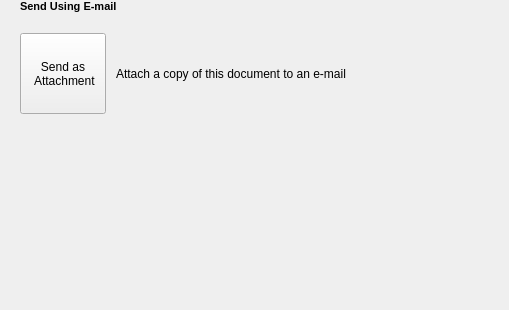
<?xml version="1.0" encoding="UTF-8"?>
<ui version="4.0">
 <class>SaveEmailPage</class>
 <widget class="Qtitan::RibbonBackstagePage" name="SaveEmailPage">
  <property name="geometry">
   <rect>
    <x>0</x>
    <y>0</y>
    <width>509</width>
    <height>310</height>
   </rect>
  </property>
  <property name="windowTitle">
   <string>SaveEmailPage</string>
  </property>
  <layout class="QHBoxLayout" name="horizontalLayout_2">
   <property name="spacing">
    <number>0</number>
   </property>
   <property name="leftMargin">
    <number>20</number>
   </property>
   <property name="topMargin">
    <number>0</number>
   </property>
   <property name="rightMargin">
    <number>0</number>
   </property>
   <property name="bottomMargin">
    <number>0</number>
   </property>
   <item>
    <layout class="QVBoxLayout" name="verticalLayout" stretch="0,0,0,1">
     <property name="spacing">
      <number>10</number>
     </property>
     <property name="sizeConstraint">
      <enum>QLayout::SetDefaultConstraint</enum>
     </property>
     <property name="topMargin">
      <number>0</number>
     </property>
     <property name="rightMargin">
      <number>0</number>
     </property>
     <item>
      <widget class="QLabel" name="label_2">
       <property name="text">
        <string>&lt;!DOCTYPE HTML PUBLIC &quot;-//W3C//DTD HTML 4.0//EN&quot; &quot;http://www.w3.org/TR/REC-html40/strict.dtd&quot;&gt;
&lt;html&gt;&lt;head&gt;&lt;meta name=&quot;qrichtext&quot; content=&quot;1&quot; /&gt;&lt;style type=&quot;text/css&quot;&gt;
p, li { white-space: pre-wrap; }
&lt;/style&gt;&lt;/head&gt;&lt;body style=&quot; font-family:'MS Shell Dlg 2'; font-size:8.25pt; font-weight:400; font-style:normal;&quot;&gt;
&lt;p style=&quot; margin-top:0px; margin-bottom:0px; margin-left:0px; margin-right:0px; -qt-block-indent:0; text-indent:0px;&quot;&gt;&lt;span style=&quot; font-size:8pt; font-weight:600;&quot;&gt;Send Using E-mail&lt;/span&gt;&lt;/p&gt;&lt;/body&gt;&lt;/html&gt;</string>
       </property>
      </widget>
     </item>
     <item>
      <widget class="Qtitan::RibbonBackstageSeparator" name="backstageSeparator"/>
     </item>
     <item>
      <layout class="QHBoxLayout" name="horizontalLayout">
       <item>
        <widget class="Qtitan::RibbonBackstageButton" name="backstageButton">
         <property name="minimumSize">
          <size>
           <width>86</width>
           <height>81</height>
          </size>
         </property>
         <property name="maximumSize">
          <size>
           <width>86</width>
           <height>81</height>
          </size>
         </property>
         <property name="text">
          <string>Send as 
 Attachment</string>
         </property>
         <property name="toolButtonStyle">
          <enum>Qt::ToolButtonTextOnly</enum>
         </property>
        </widget>
       </item>
       <item>
        <widget class="QLabel" name="label">
         <property name="text">
          <string>Attach a copy of this document to an e-mail </string>
         </property>
        </widget>
       </item>
      </layout>
     </item>
     <item>
      <widget class="QLabel" name="label_3">
       <property name="text">
        <string/>
       </property>
      </widget>
     </item>
    </layout>
   </item>
  </layout>
 </widget>
 <customwidgets>
  <customwidget>
   <class>Qtitan::RibbonBackstageButton</class>
   <extends>QToolButton</extends>
   <header>QtnRibbonBackstageView.h</header>
  </customwidget>
  <customwidget>
   <class>Qtitan::RibbonBackstageSeparator</class>
   <extends>QFrame</extends>
   <header>QtnRibbonBackstageView.h</header>
  </customwidget>
  <customwidget>
   <class>Qtitan::RibbonBackstagePage</class>
   <extends>QWidget</extends>
   <header>QtnRibbonBackstageView.h</header>
   <container>1</container>
  </customwidget>
 </customwidgets>
 <resources/>
 <connections/>
</ui>
